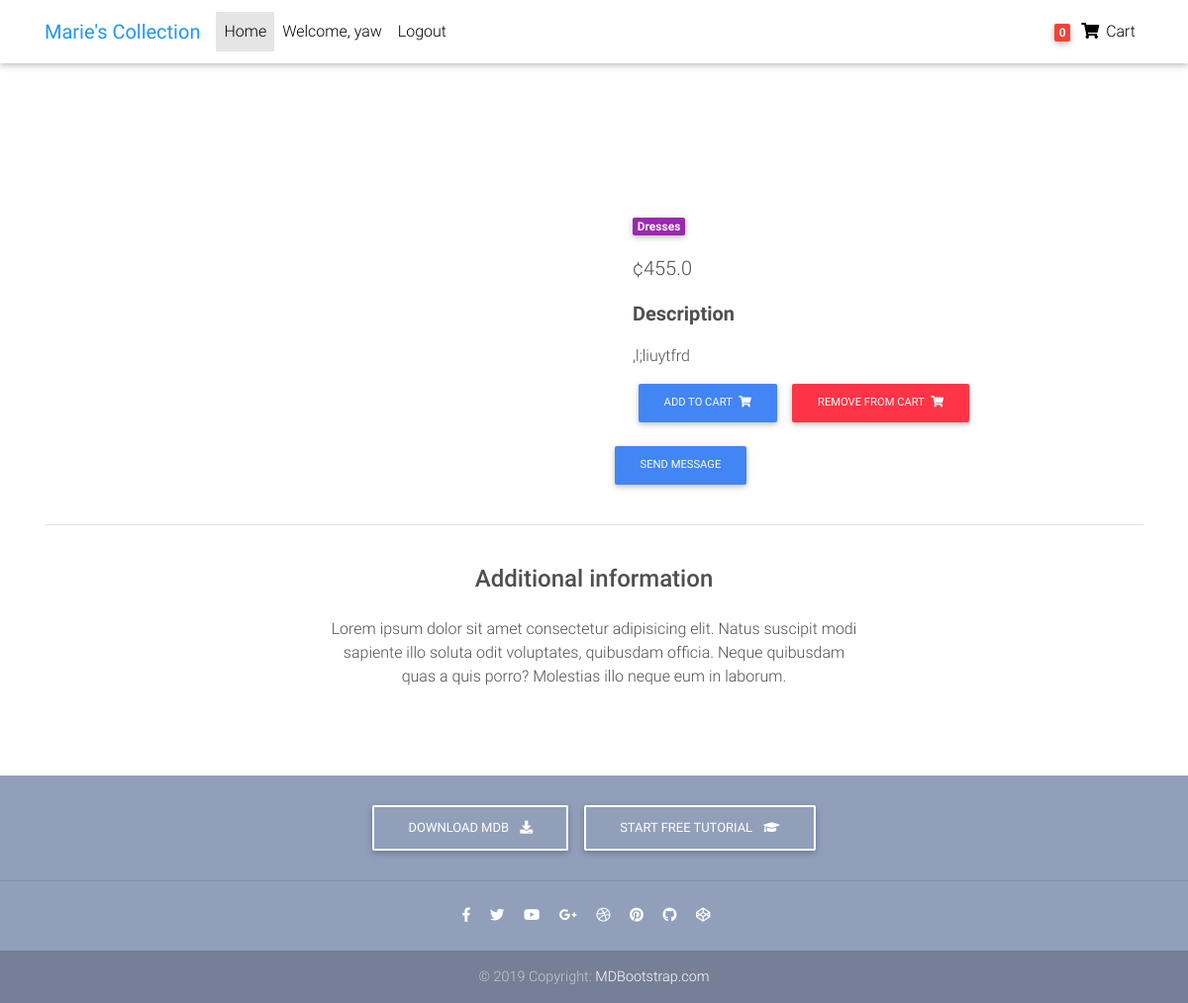
/product/bhj/ (signed in), run on the app's committed database.
### shop/models.py (models this page shows, shortened)
class Order(models.Model):
    user = models.ForeignKey(settings.AUTH_USER_MODEL,
                            on_delete=models.CASCADE)
    items = models.ManyToManyField(OrderItem)
    start_date = models.DateTimeField(auto_now_add=True)
    ordered_date =  models.DateTimeField()
    ordered = models.BooleanField(default=False)

class Item(models.Model):
    title = models.CharField(max_length=100)
    price = models.FloatField()
    item_photo = models.ImageField(upload_to='item_photos', null=True, blank=True)
    discount_price = models.FloatField(blank=True, null=True)
    category = models.CharField(choices=CATEGORY_CHOICES, max_length=1)
    label = models.CharField(choices=LABEL_CHOICES, max_length=1)
    slug = models.SlugField()
    description = models.TextField()
    @property
    def imageURL(self):
        try:
            url = self.item_photo.url
        except:
            url = ''
        return url
    def get_add_to_cart_url(self):
        return reverse("shop:add-to-cart", kwargs={
            'slug': self.slug
        })
    def get_remove_from_cart_url(self):
        return reverse("shop:remove-from-cart", kwargs={
            'slug': self.slug
        })

### shop/views.py (the view)
# urls.py: path('product/<slug>/', ItemDetailView.as_view(), name='product'),
class ItemDetailView(DetailView):
    model = Item
    template_name = "product-page.html"

### shop/templatetags/cart_template_tags.py (called while the page is built)
@register.filter(is_safe=True)
def cart_item_count(user):
    if user.is_authenticated:
        qs = Order.objects.filter(user=user, ordered=False)
        if qs.exists():
            return qs[0].items.count()
    return 0

### templates/product-page.html (shortened to what this page needs)
{% load static %}
{% load cart_template_tags %}
<!DOCTYPE html>
<html lang="en">
<head>
  <link rel="stylesheet" href="https://cdnjs.cloudflare.com/ajax/libs/font-awesome/4.7.0/css/font-awesome.min.css">
  <link rel="stylesheet" href="https://use.fontawesome.com/releases/v5.11.2/css/all.css">
  <link href="{% static 'css/bootstrap.min.css' %}" rel='stylesheet'>
  <link href="{% static 'css/mdb.min.css' %}" rel='stylesheet'>
  <link href="{% static 'css/style.min.css' %}" rel="stylesheet">
</head>
<body>
  <nav class="navbar fixed-top navbar-expand-lg navbar-light white scrolling-navbar">
    <div class="container">
      <a class="navbar-brand waves-effect" href="{% url 'shop:homepage' %}">
        <strong class="blue-text">Marie's Collection</strong>
      </a>
      <div class="collapse navbar-collapse" id="navbarSupportedContent">
        <ul class="navbar-nav mr-auto">
          <li class="nav-item active">
            <a class="nav-link waves-effect" href="/">Home
            </a>
          </li>
          {% if request.user.is_authenticated %}
          <li class="nav-item">
            <a class="nav-link waves-effect" href="/">
                Welcome, {{ request.user }}
            </a>
          </li>
          <li class="nav-item">
            <a class="nav-link waves-effect" href="{% url 'shop:logout' %}">Logout</a>
          </li>
          {% endif %}
        </ul>
        <ul class="navbar-nav nav-flex-icons">
          <li class="nav-item">
            <a href="{% url 'shop:order-summary' %}" class="nav-link waves-effect">
              <span class="badge red z-depth-1 mr-1">{{ request.user|cart_item_count }}</span>
              <i class="fas fa-shopping-cart"></i>
              <span class="clearfix d-none d-sm-inline-block"> Cart </span>
            </a>
          </li>
        </ul>
      </div>
    </div>
  </nav>
    <div class="mt-5 pt-4">
    </div>
  <main class="mt-5 pt-4">
    <div class="container dark-grey-text mt-5">
      <div class="row wow fadeIn">
        <div class="col-md-6 mb-4">
        </div>
        <div class="col-md-6 mb-4">
          <div class="p-4">
            <div class="mb-3">
              <a href="">
                <span class="badge purple mr-1">{{ object.get_category_display }}</span>
              </a>
            </div>
            <p class="lead">
              {% if object.discount_price %}
              <span class="mr-1">
                <del>¢{{ object.price }}</del>
              </span>
              <span>{{ object.discount_price }} </span>
              {% else %}
              <span>¢{{ object.price }} </span>
              {% endif %}
            </p>
            <p class="lead font-weight-bold">Description</p>
            <p>{{ object.description }}</p>
            {% if request.user.is_authenticated %}
            <a href="{{ object.get_add_to_cart_url }}" class="btn btn-primary btn-md my-0 p" >Add to cart
              <i class="fas fa-shopping-cart ml-1"></i>
            </a>
            <a href="{{ object.get_remove_from_cart_url }}" class="btn btn-danger btn-md my-0 p" >Remove from cart
              <i class="fas fa-shopping-cart ml-1"></i>
            </a>
            {% endif %}
          </div>
          <a href="https://api.whatsapp.com/send?phone=+233249491723" class="btn btn-primary btn-md my-0 p">Send Message</a>
        </div>
      </div>
      <hr>
      <div class="row d-flex justify-content-center wow fadeIn">
        <div class="col-md-6 text-center">
          <h4 class="my-4 h4">Additional information</h4>
          <p>Lorem ipsum dolor sit amet consectetur adipisicing elit. Natus suscipit modi sapiente illo soluta odit
            voluptates,
            quibusdam officia. Neque quibusdam quas a quis porro? Molestias illo neque eum in laborum.</p>
        </div>
      </div>
      <div class="row wow fadeIn">
        <div class="col-lg-4 col-md-12 mb-4">
        </div>
        <div class="col-lg-4 col-md-6 mb-4">
        </div>
        <div class="col-lg-4 col-md-6 mb-4">
        </div>
      </div>
    </div>
  </main>
  <footer class="page-footer text-center font-small mt-4 wow fadeIn">
    <div class="pt-4">
      <a class="btn btn-outline-white" href="https://mdbootstrap.com/docs/jquery/getting-started/download/" target="_blank"
        role="button">Download MDB
        <i class="fas fa-download ml-2"></i>
      </a>
      <a class="btn btn-outline-white" href="https://mdbootstrap.com/education/bootstrap/" target="_blank" role="button">Start
        free tutorial
        <i class="fas fa-graduation-cap ml-2"></i>
      </a>
    </div>
    <hr class="my-4">
    <div class="pb-4">
      <a href="https://www.facebook.com/mdbootstrap" target="_blank">
        <i class="fab fa-facebook-f mr-3"></i>
      </a>
      <a href="https://twitter.com/MDBootstrap" target="_blank">
        <i class="fab fa-twitter mr-3"></i>
      </a>
      <a href="https://www.youtube.com/watch?v=7MUISDJ5ZZ4" target="_blank">
        <i class="fab fa-youtube mr-3"></i>
      </a>
      <a href="https://plus.google.com/u/0/b/107863090883699620484" target="_blank">
        <i class="fab fa-google-plus-g mr-3"></i>
      </a>
      <a href="https://dribbble.com/mdbootstrap" target="_blank">
        <i class="fab fa-dribbble mr-3"></i>
      </a>
      <a href="https://pinterest.com/mdbootstrap" target="_blank">
        <i class="fab fa-pinterest mr-3"></i>
      </a>
      <a href="https://github.com/mdbootstrap/bootstrap-material-design" target="_blank">
        <i class="fab fa-github mr-3"></i>
      </a>
      <a href="http://codepen.io/mdbootstrap/" target="_blank">
        <i class="fab fa-codepen mr-3"></i>
      </a>
    </div>
    <div class="footer-copyright py-3">
      © 2019 Copyright:
      <a href="https://mdbootstrap.com/education/bootstrap/" target="_blank"> MDBootstrap.com </a>
    </div>
  </footer>
</body>
</html>

### templates/product-page.html (style rules this page uses)
html, body, header, .carousel { height: 60vh; }

### data on the page
Item: category "Dresses", price "455.0", description ",l;liuytfrd"

### other printed values
{{ request.user }} "yaw"
{{ request.user|cart_item_count }} "0"
